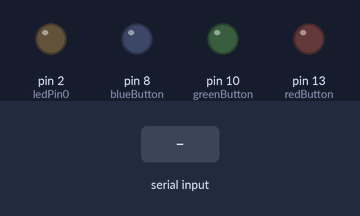
This sketch was run on a simulated Arduino Uno, built with avr-gcc and run on an emulated ATmega328P. On the bench: output pins drawn as LEDs (lit = HIGH). The inputs (shaded band) are chosen by the test bench.

Above: at 1.2 s.
1.3 s: "0" received over Serial
At 2.5 s:
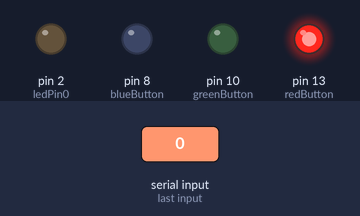
2.8 s: "1" received over Serial
At 3.8 s:
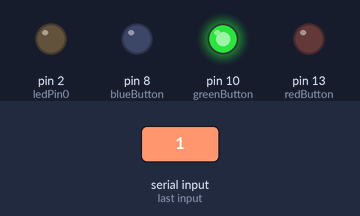
4.3 s: "2" received over Serial
At 4.9 s:
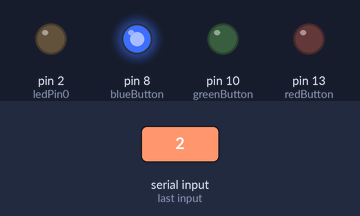
5.8 s: "3" received over Serial
At 7.2 s:
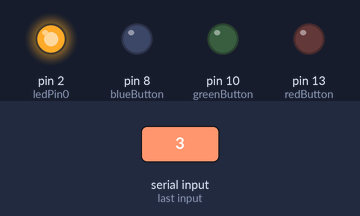
Timing chart, 0 to 8.3 s (numbered marks = the images above; inputs shaded):
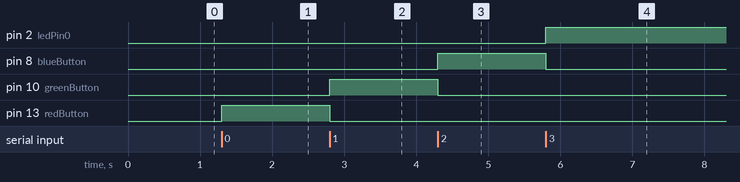

Measured:
- after the input at 1.3 s, pin 13 (redButton): LOW → HIGH at once
- after the input at 2.8 s, pin 10 (greenButton): LOW → HIGH at once; pin 13 (redButton): HIGH → LOW at once
- after the input at 4.3 s, pin 8 (blueButton): LOW → HIGH at once; pin 10 (greenButton): HIGH → LOW at once
- after the input at 5.8 s, pin 2 (ledPin0): LOW → HIGH at once; pin 8 (blueButton): HIGH → LOW at once

The sketch:

led_4_buttons_for_unity_3.ino
```cpp
const int ledPin0 = 2;
const int ledPin1 = 3;
const int ledPin2 = 4;
const int ledPin3 = 5;

const int redButton = 13;      // Pin connected to the red button and LED
const int greenButton = 10;    // Pin connected to the green button and LED
const int blueButton = 8;      // Pin connected to the blue button and LED
const int yellowButton = 2;

void setup() {
  Serial.begin(9600);

  pinMode(redButton, OUTPUT);
  pinMode(greenButton, OUTPUT);
  pinMode(blueButton, OUTPUT);
  pinMode(yellowButton, OUTPUT);
}

void loop() {
  if (Serial.available() > 0) {
    int data = Serial.read();
    switch (data) {
      case '0':
        digitalWrite(redButton, HIGH);
        digitalWrite(greenButton, LOW);
        digitalWrite(blueButton, LOW);
        digitalWrite(yellowButton, LOW);
        break;
      case '1':
        digitalWrite(redButton, LOW);
        digitalWrite(greenButton, HIGH);
        digitalWrite(blueButton, LOW);
        digitalWrite(yellowButton, LOW);;
        break;
      case '2':
        digitalWrite(redButton, LOW);
        digitalWrite(greenButton, LOW);
        digitalWrite(blueButton, HIGH);
        digitalWrite(yellowButton, LOW);
        break;
      case '3':
        digitalWrite(redButton, LOW);
        digitalWrite(greenButton, LOW);
        digitalWrite(blueButton, LOW);
        digitalWrite(yellowButton, HIGH);
        break;
      default:
        // If an unrecognized data is received, turn off all LEDs
        digitalWrite(ledPin0, LOW);
        digitalWrite(ledPin1, LOW);
        digitalWrite(ledPin2, LOW);
        digitalWrite(ledPin3, LOW);
        break;
    }
  }
}
```
